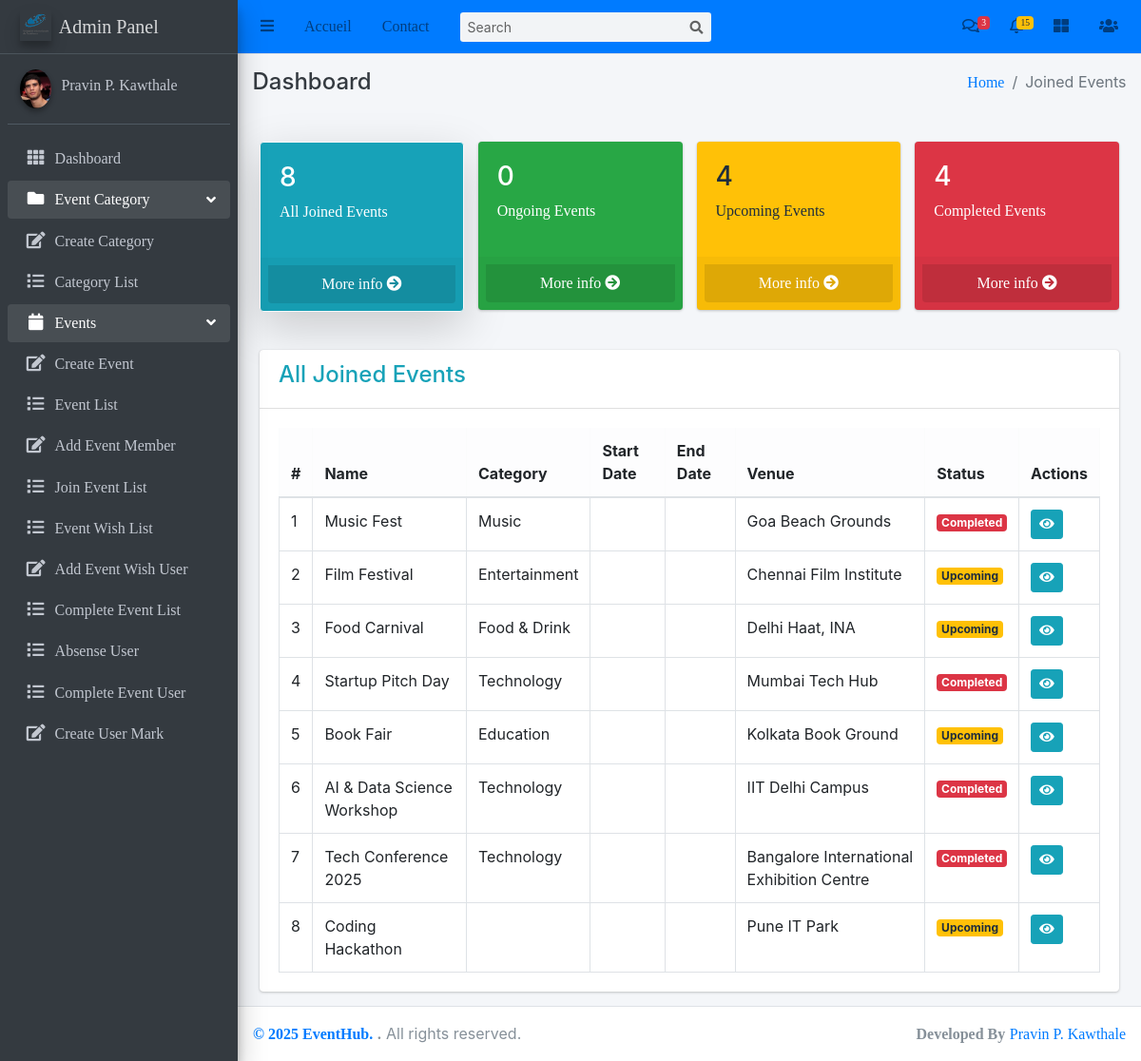
Page /Events/joined-events/ (signed in) on the earlier database version.
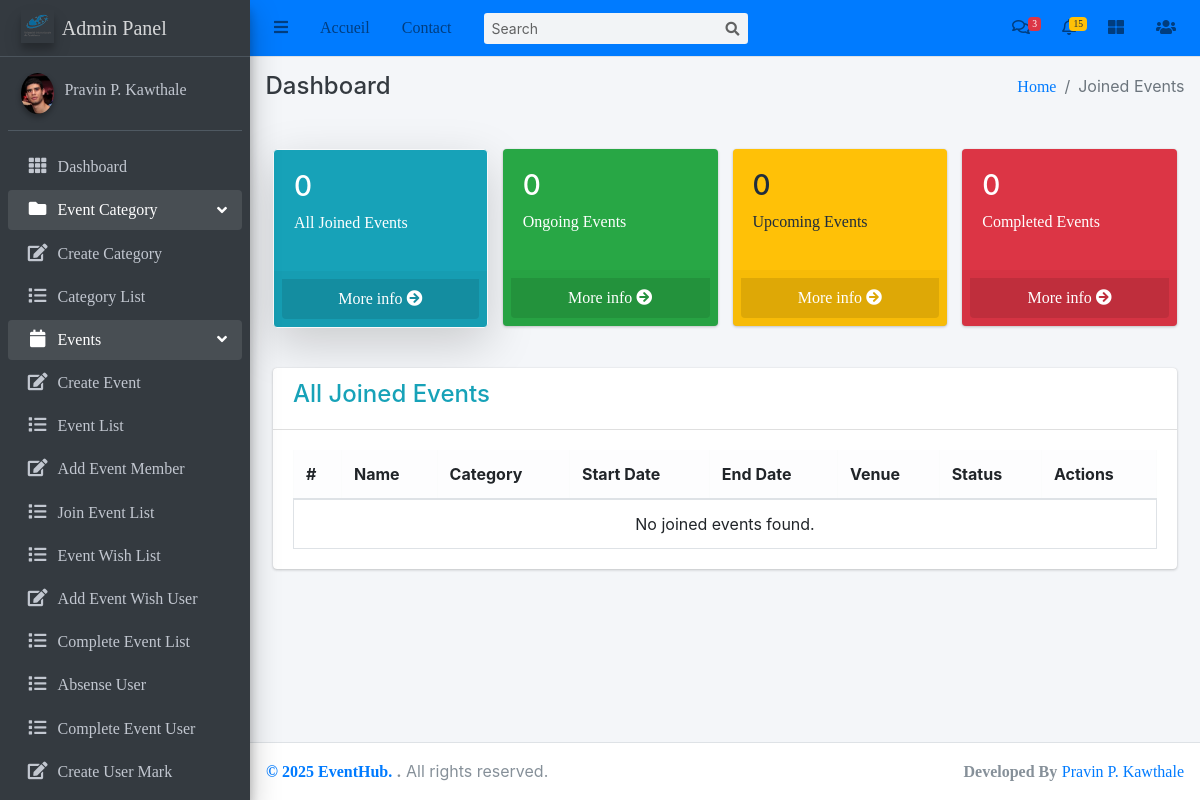
Same page on the later database version.
### Event/models.py (models this page shows, shortened)
class Event(models.Model):
    title = models.CharField(max_length=100)
    description = models.TextField()
    category = models.ForeignKey(Category, on_delete=models.SET_NULL, null=True, related_name="events")
    date = models.DateTimeField()
    location = models.CharField(max_length=300)
    start_time = models.TimeField()
    end_time = models.TimeField()
    created_at = models.DateTimeField(auto_now_add=True)
    updated_at = models.DateTimeField(auto_now=True)
    organizer = models.ForeignKey(User, on_delete=models.CASCADE, related_name='events_created')
    participants = models.ManyToManyField(User, related_name='events_participated', blank=True)
    image = models.ImageField(upload_to="event_images/", default="event_images/default.png")
    comments_enabled=models.BooleanField(default=True)
    likes=models.ManyToManyField(User,related_name='liked_events',blank=True)
    class Meta:
        ordering = ['-start_time']

class Category(models.Model):
    name = models.CharField(max_length=100, unique=True)
    description = models.TextField(blank=True)
    slug = models.SlugField(unique=True, blank=True)
    favicon = models.ImageField(upload_to='category_favicons/', null=True, blank=True)

### Event/views.py (the view)
# urls.py: path('joined-events/', views.joinedEvents.as_view(), name='joined_events'),
class joinedEvents(LoginRequiredMixin,ListView):
    model=Event
    template_name='Event/joined_events.html'
    context_object_name='events'
    def get_queryset(self):
        status_filter=self.request.GET.get('status','all').lower()
        qs=Event.objects.filter(participants=self.request.user)
        qs=qs.annotate(status=Case(
            When(date__lt=timezone.now(),then=Value('completed')),
            When(date__gt=timezone.now(),then=Value('upcoming')),
            default=Value('ongoing'),
            output_field=CharField()
        ))
        if status_filter in ['completed','ongoing','upcoming']:
            qs=qs.filter(status=status_filter)
        return qs.order_by('-start_time')
    def get_context_data(self,**kwargs):
        context=super().get_context_data(**kwargs)
        now=timezone.now()
        Joined_events=Event.objects.filter(participants=self.request.user)
        context['current_status']=self.request.GET.get('status','all')
        context['total_events']=Joined_events.count()
        context['completed_events_count']=Joined_events.filter(date__lt=now).count()
        context['ongoing_events_count']=Joined_events.filter(date=now.date()).count()
        context['upcoming_events_count']=Joined_events.filter(date__gt=now).count()
        return context

### templates/Event/joined_events.html (shortened to what the changed rows need)
{% extends 'base/base.html' %}
{% block content %}
<div class="container-fluid mt-4">
    <div class="row g-3 mb-4">
        <div class="col-md-3">
            <div class="card text-white bg-info
                {% if current_status == 'all' or not current_status %}
                    shadow-lg border border-5 border-light
                {% endif %}">
                <div class="card-body">
                    <h3>{{ total_events }}</h3>
                    <p>All Joined Events</p>
                </div>
            </div>
        </div>
        <div class="col-md-3">
            <div class="card text-white bg-warning
                ">
                <div class="card-body">
                    <h3>{{ upcoming_events_count }}</h3>
                    <p>Upcoming Events</p>
                </div>
            </div>
        </div>
        <div class="col-md-3">
            <div class="card text-white bg-danger
                ">
                <div class="card-body">
                    <h3>{{ completed_events_count }}</h3>
                    <p>Completed Events</p>
                </div>
            </div>
        </div>
    </div>
    <div class="card">
        <div class="card-body table-responsive">
            <table class="table table-bordered table-hover">
                <thead class="table-light">
                    <tr>
                        <th>#</th>
                        <th>Name</th>
                        <th>Category</th>
                        <th>Start Date</th>
                        <th>End Date</th>
                        <th>Venue</th>
                        <th>Status</th>
                        <th>Actions</th>
                    </tr>
                </thead>
                <tbody>
                    {% for event in events %}
                    <tr>
                        <td>{{ forloop.counter }}</td>
                        <td>{{ event.title }}</td>
                        <td>{{ event.category.name }}</td>
                        <td>{{ event.start_time|date:"M d, Y" }}</td>
                        <td>{{ event.end_time|date:"M d, Y" }}</td>
                        <td>{{ event.location }}</td>
                        <td>
                            {% if event.status == "completed" %}
                                <span class="badge bg-danger">Completed</span>
                            {% elif event.status == "ongoing" %}
                                <span class="badge bg-success">Ongoing</span>
                            {% elif event.status == "upcoming" %}
                                <span class="badge bg-warning text-dark">Upcoming</span>
                            {% endif %}
                        </td>
                        <td>
                            <a href="{% url 'event_detail' event.id %}" class="btn btn-info btn-sm" title="View"><i class="fas fa-eye"></i></a>
                        </td>
                    </tr>
                    {% empty %}
                    <tr>
                        <td colspan="8" class="text-center">No joined events found.</td>
                    </tr>
                    {% endfor %}
                </tbody>
            </table>
        </div>
    </div>
</div>
{% endblock content %}

Differences in the rows shown:
removed Event: title "Music Fest", category.name "Music", location "Goa Beach Grounds", shows "Completed"
removed Event: title "Film Festival", category.name "Entertainment", location "Chennai Film Institute", shows "Upcoming"
removed Event: title "Food Carnival", category.name "Food & Drink", location "Delhi Haat, INA", shows "Upcoming"
removed Event: title "Startup Pitch Day", category.name "Technology", location "Mumbai Tech Hub", shows "Completed"
removed Event: title "Book Fair", category.name "Education", location "Kolkata Book Ground", shows "Upcoming"
removed Event: title "AI & Data Science Workshop", category.name "Technology", location "IIT Delhi Campus", shows "Completed"
removed Event: title "Tech Conference 2025", category.name "Technology", location "Bangalore International Exhibition Centre", shows "Completed"
removed Event: title "Coding Hackathon", location "Pune IT Park", shows "Upcoming"
Other differences:
{{ total_events }}: "8" → "0"
{{ upcoming_events_count }}: "4" → "0"
{{ completed_events_count }}: "4" → "0"
text now shown: "No joined events found."
